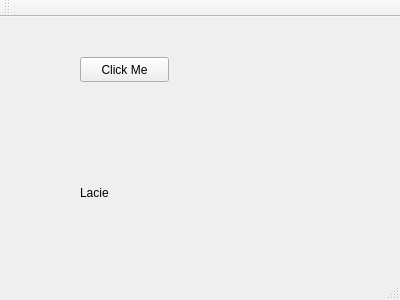
<?xml version="1.0" encoding="UTF-8"?>
<ui version="4.0">
 <class>MainWindow</class>
 <widget class="QMainWindow" name="MainWindow">
  <property name="geometry">
   <rect>
    <x>0</x>
    <y>0</y>
    <width>400</width>
    <height>300</height>
   </rect>
  </property>
  <property name="windowTitle">
   <string>MainWindow</string>
  </property>
  <widget class="QWidget" name="centralWidget">
   <widget class="QPushButton" name="pushButton">
    <property name="geometry">
     <rect>
      <x>80</x>
      <y>40</y>
      <width>89</width>
      <height>25</height>
     </rect>
    </property>
    <property name="text">
     <string>Click Me</string>
    </property>
   </widget>
   <widget class="QLabel" name="label">
    <property name="geometry">
     <rect>
      <x>80</x>
      <y>150</y>
      <width>201</width>
      <height>51</height>
     </rect>
    </property>
    <property name="text">
     <string>Lacie</string>
    </property>
   </widget>
  </widget>
  <widget class="QMenuBar" name="menuBar">
   <property name="geometry">
    <rect>
     <x>0</x>
     <y>0</y>
     <width>400</width>
     <height>22</height>
    </rect>
   </property>
  </widget>
  <widget class="QToolBar" name="mainToolBar">
   <attribute name="toolBarArea">
    <enum>TopToolBarArea</enum>
   </attribute>
   <attribute name="toolBarBreak">
    <bool>false</bool>
   </attribute>
  </widget>
  <widget class="QStatusBar" name="statusBar"/>
 </widget>
 <layoutdefault spacing="6" margin="11"/>
 <resources/>
 <connections/>
</ui>
